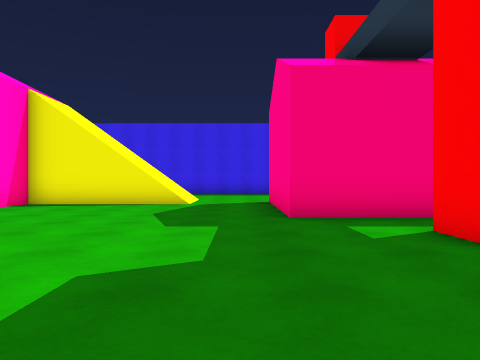
[1] (above)

24 first-person views from a walk through a 3-D level made in the Unity game engine. The camera is 1.2 m above the floor, looks level and sees 70° across. The floor is counted in squares, 2 m on a side. Each view is taken from the middle of a square. On the plan, view 1 faces up. The plan holds only what a view shows up to about 10 squares ahead; the rest is blank. The place goes on beyond the plan. The player is left out. Some animated figures are not drawn. Some surface patterns are stand-ins.

[2]
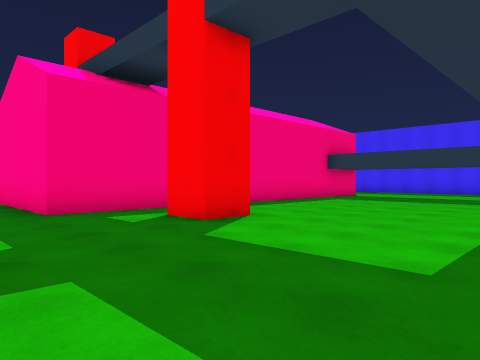

[3]
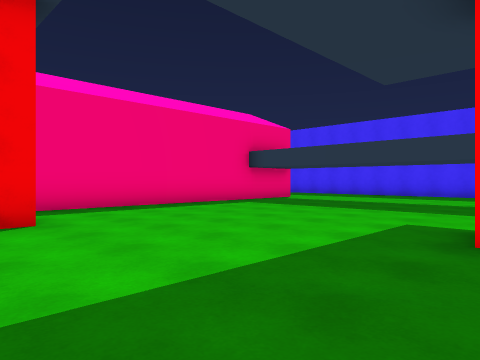

[4]
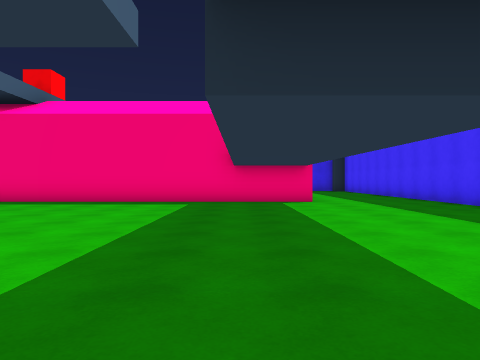

[5]
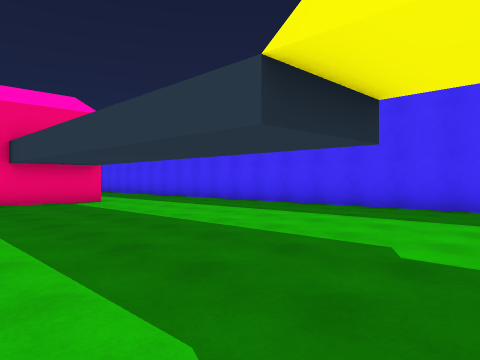

[6]
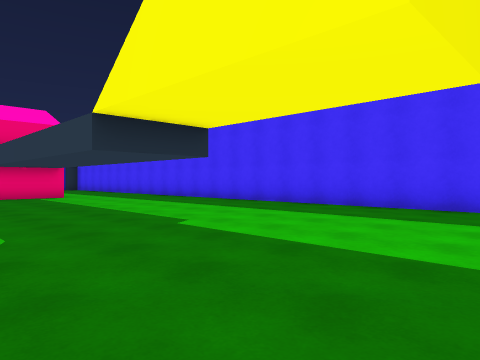

[7]
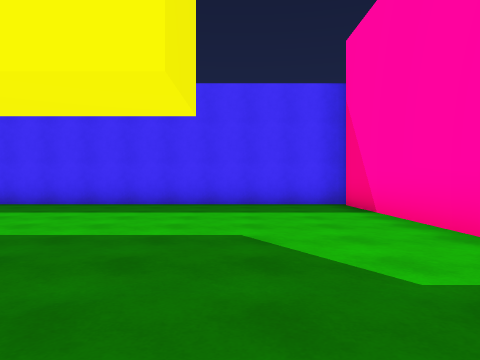

[8]
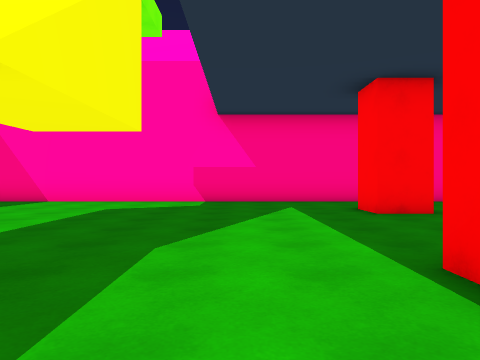

[9]
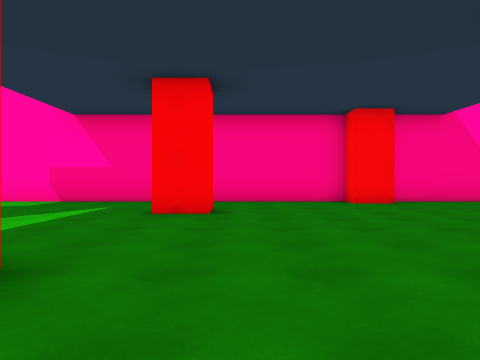

[10]
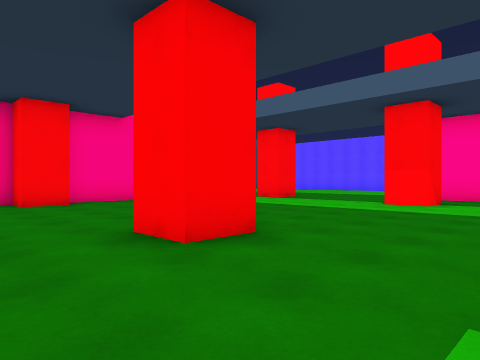

[11]
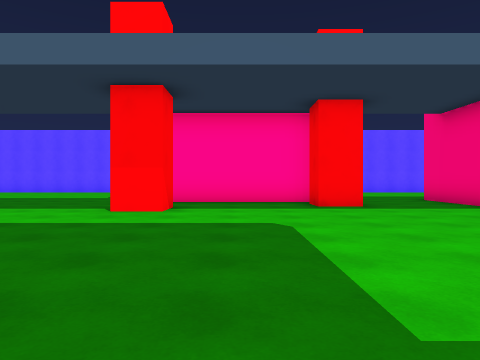

[12]
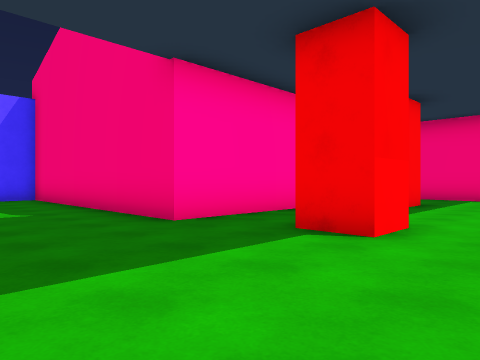

[13]
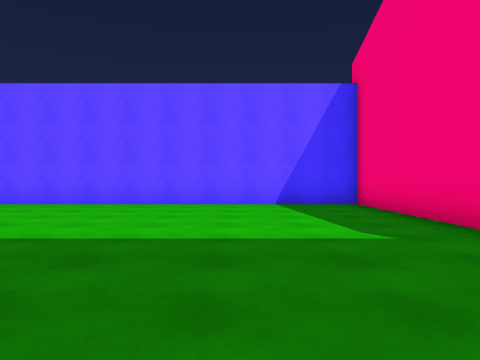

[14]
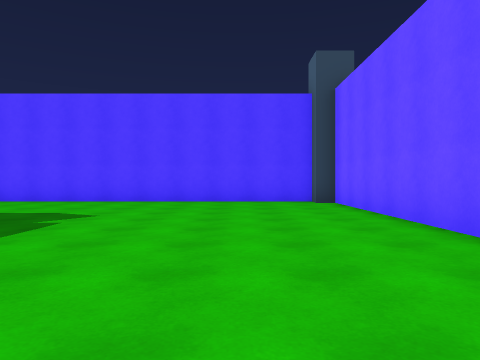

[15]
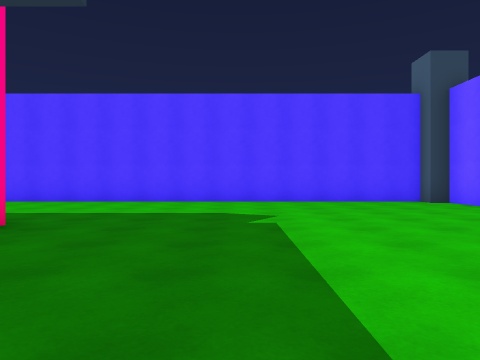

[16]
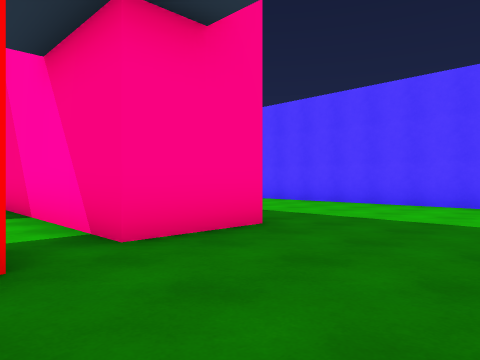

[17]
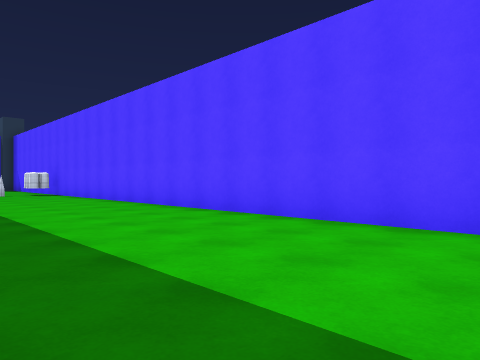

[18]
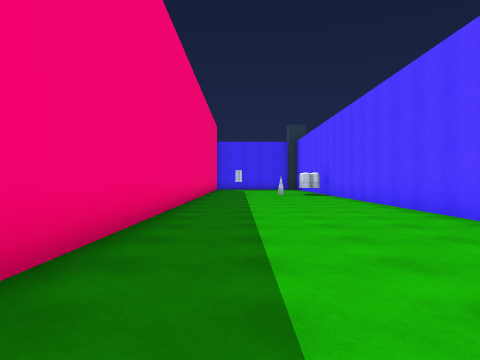

[19]
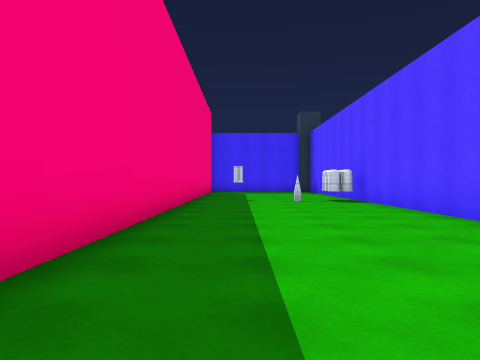

[20]
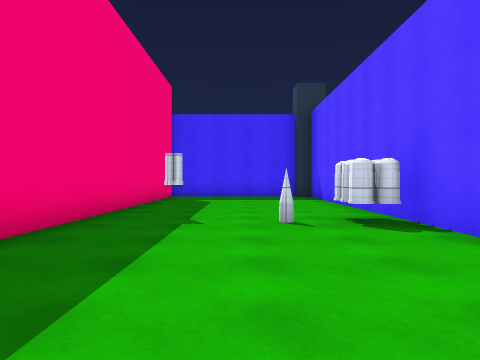

[21]
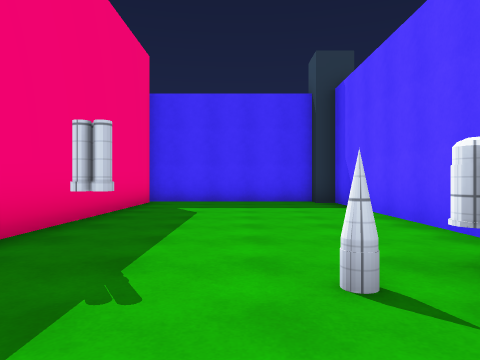

[22]
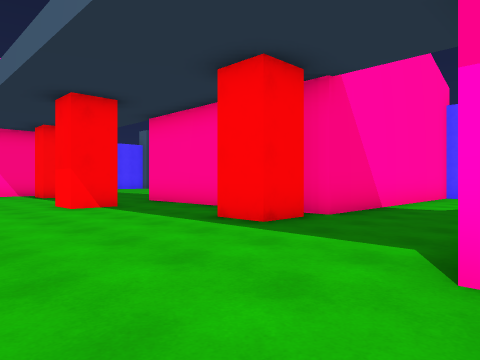

[23]
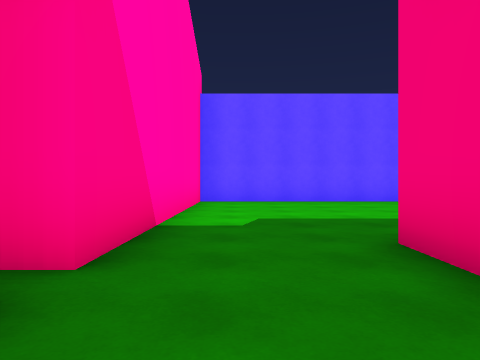

[24]
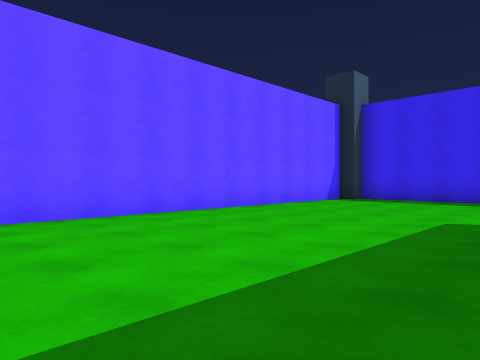

### Floor plan
Key: @ floor where view 1 was taken; # wall or solid block; . floor; / step, stairs or slope; P pillar; I pistol; O other object.
Columns run from 16 left of view 1 to 16 right of it. Each row starts with its distance up from view 1.
 15   ###
 14   ...
 13 #....
 12 #.....
 11 #.....
 10 #.....     ////..
  9 #.....     ////..#
  8 #.....     ......#
  7 #......    ......#
  6 #......     .....############...#
  5 #....../   /....................#
  4 #..................#............#
  3 #...............................#
  2 #OOOOOOO........................#
  1        O.#......................#
  0        O........@...............#
 -1        O........................#
 -2        O..............#.........#
 -3        O..#......#..............#
 -4 #OOOOOOO........................#
 -5 #.............. ................#
 -6 #............   ................#
 -7 #............  ......#..........#
 -8 #........#    ..................#
 -9 #...............##..............#
-10 #.........#######################
-11 #.........#######################
-12 #...............................#
-13 #.......................O.......#
-14 #...............................#
-15 #...............................#
-16 #P......................I......P#
-17 PP###############################

Where each view was taken, in squares from view 1:
view 1: 0 up, 0 right, facing up
view 2: 1 down, 1 left, facing up-right
view 3: 2 down, 2 right, facing up-right
view 4: 4 down, 10 right, facing up
view 5: 4 down, 8 right, facing up-right
view 6: 7 down, 8 right, facing up-right
view 7: 7 down, 7 right, facing right
view 8: 0 up, 8 right, facing down
view 9: 0 up, 4 right, facing down
view 10: 0 up, 3 right, facing down-left
view 11: 1 down, 1 right, facing left
view 12: 7 down, 4 left, facing up-left
view 13: 7 down, 7 left, facing left
view 14: 7 down, 13 left, facing down
view 15: 7 down, 10 left, facing down
view 16: 8 down, 10 left, facing down-right
view 17: 12 down, 7 left, facing down-right
view 18: 13 down, 6 left, facing right
view 19: 13 down, 2 left, facing right
view 20: 14 down, 3 right, facing right
view 21: 14 down, 6 right, facing right
view 22: 5 up, 3 left, facing down-left
view 23: 3 up, 6 left, facing left
view 24: 4 up, 10 left, facing up-left
